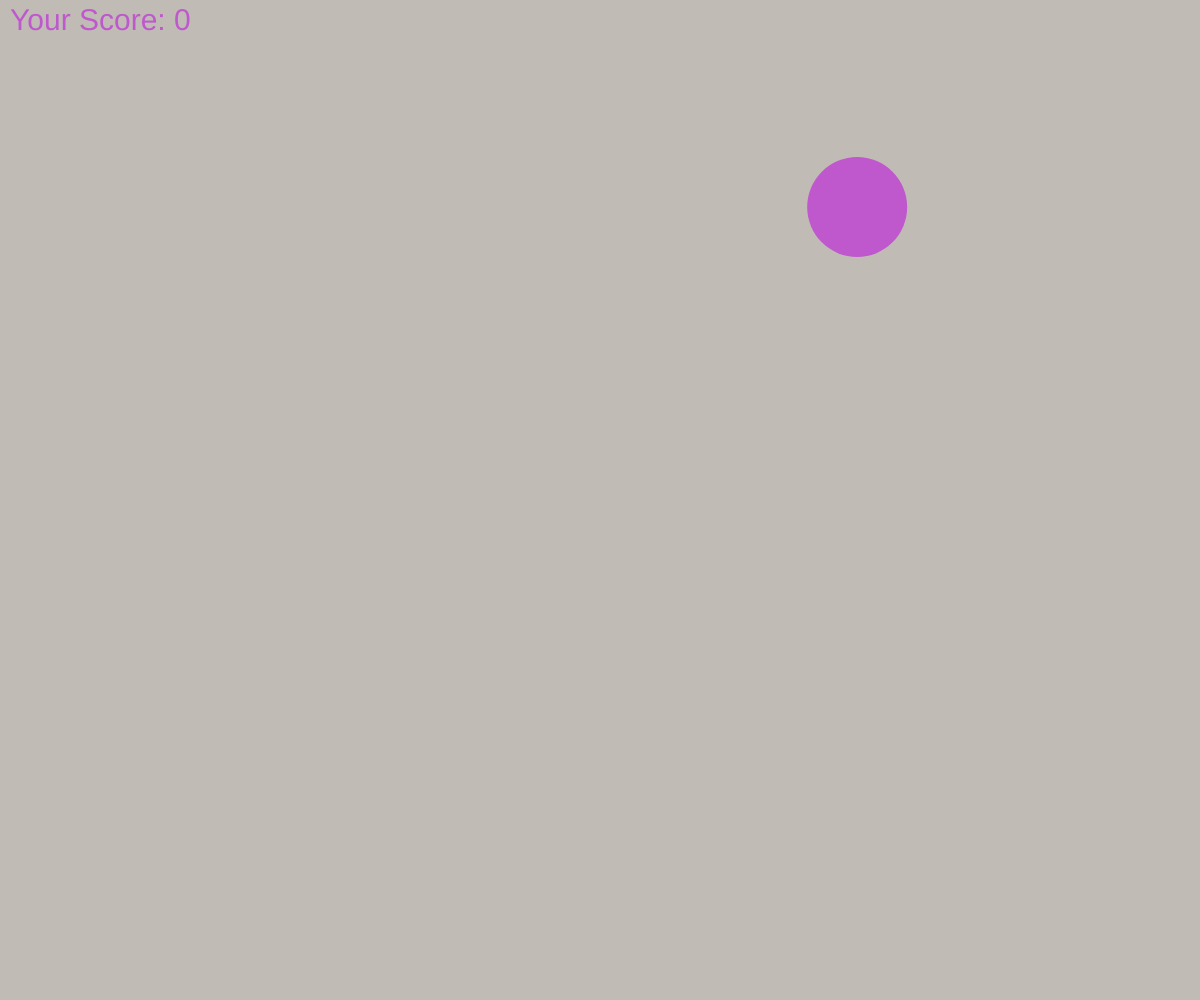
Frame 1 (no input)
Frame 60 (no input): identical to frame 1, image omitted
Frame 120 (the mouse pressed at the canvas centre since frame 60): identical to frame 1, image omitted

The p5.js sketch that drew this single still picture (run headless with seeded random() and noise() and a simulated clock; from frame 60 on, the mouse is pressed at the canvas centre):

// p5.js sketch
// ── sketch.js
//Global variables
let circleRadius = 100;
let x, y;
let score = 0;
let r, g, b;
  

// Makes an function to see if the user has clicked on the circle or not
function mousePressed() {
  //calculate the distance between the x, y location of the mouse and the x, y location of the circle
  let d = dist(mouseX, mouseY, x, y);

  //Checks to see if the distance stored in 'd' is less than the radius of the circle
  if (d < circleRadius) {
    // Assigns new random values to X and Y so the circle can move around when the user clicks it
    x = random(windowWidth);
    y = random(windowHeight);
    //Adds one 'point' to the variable score if the user clicks the circle
    score++;
    //Changes the radius of the circle to random when it's clicked
    circleRadius = Math.floor( Math.random() * 300);

    // Changes the RBG value of the circle when clicked to a new random RBG value
    r = random(255);
    g = random(255);
    b = random(255);

    
  }
}


// Set-ups the canvas
function setup() {
  createCanvas(windowWidth, windowHeight);

  // Return a random floating-point number inside windowHeight and windowWidth and assigns it to the variable X and Y 
  x = random(windowWidth);
  y = random(windowHeight);

   r = random(255);
   g = random(255);
   b = random(255);

   
}

function draw() {
  background(192, 188, 181);


  //Draws the circle. Here Im using the random color generator
  noStroke();
  fill(r , g , b);
  circle(x, y, circleRadius);


  textSize(30);
  text('Your Score: ' + score, 10, 30);


}
